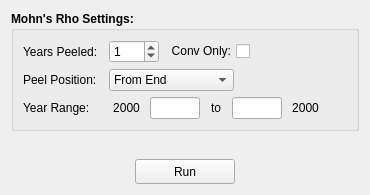
<?xml version="1.0" encoding="UTF-8"?>
<ui version="4.0">
 <class>Form</class>
 <widget class="QWidget" name="Form">
  <property name="geometry">
   <rect>
    <x>0</x>
    <y>0</y>
    <width>370</width>
    <height>195</height>
   </rect>
  </property>
  <property name="sizePolicy">
   <sizepolicy hsizetype="Expanding" vsizetype="Preferred">
    <horstretch>0</horstretch>
    <verstretch>0</verstretch>
   </sizepolicy>
  </property>
  <property name="windowTitle">
   <string>Form</string>
  </property>
  <layout class="QVBoxLayout" name="verticalLayout">
   <item>
    <widget class="QGroupBox" name="Diagnostic_Tab2_SettingsGB">
     <property name="sizePolicy">
      <sizepolicy hsizetype="Expanding" vsizetype="Preferred">
       <horstretch>0</horstretch>
       <verstretch>0</verstretch>
      </sizepolicy>
     </property>
     <property name="font">
      <font>
       <weight>75</weight>
       <bold>true</bold>
      </font>
     </property>
     <property name="whatsThis">
      <string>&lt;html&gt;&lt;head/&gt;&lt;body&gt;&lt;p align=&quot;center&quot;&gt;&lt;span style=&quot; font-weight:600;&quot;&gt;Mohn's Rho&lt;/span&gt;&lt;/p&gt;&lt;p&gt;Mohn's Rho is a metric used to describe the degree of retrospectivity (i.e. a retrospective pattern) for a particular variable. It takes an average of the relative differences of an estimate from a truncated time series assessment and an estimate from a full time series assessment. The truncated time series assessments are referred to as &amp;quot;peels&amp;quot;.&lt;/p&gt;&lt;/body&gt;&lt;/html&gt;</string>
     </property>
     <property name="title">
      <string>Mohn's Rho Settings:</string>
     </property>
     <layout class="QVBoxLayout" name="verticalLayout_2">
      <item>
       <layout class="QHBoxLayout" name="horizontalLayout_3">
        <item>
         <widget class="QLabel" name="Diagnostic_Tab2_NumPeelsLBL">
          <property name="sizePolicy">
           <sizepolicy hsizetype="Fixed" vsizetype="Preferred">
            <horstretch>0</horstretch>
            <verstretch>0</verstretch>
           </sizepolicy>
          </property>
          <property name="minimumSize">
           <size>
            <width>80</width>
            <height>0</height>
           </size>
          </property>
          <property name="maximumSize">
           <size>
            <width>80</width>
            <height>16777215</height>
           </size>
          </property>
          <property name="font">
           <font>
            <weight>50</weight>
            <bold>false</bold>
           </font>
          </property>
          <property name="toolTip">
           <string>The number of years removed from the time series</string>
          </property>
          <property name="statusTip">
           <string>The number of years removed from the time series</string>
          </property>
          <property name="whatsThis">
           <string>&lt;html&gt;&lt;head/&gt;&lt;body&gt;&lt;p align=&quot;center&quot;&gt;&lt;span style=&quot; font-weight:600;&quot;&gt;Peeled Years&lt;/span&gt;&lt;/p&gt;&lt;p&gt;Peeled years refer to the number of years removed from the time series. For example, if the time series is 20 years long, starting with the year 2000, and the user selects 3 years to be peeled from the end, Mohn's Rho will be calculated using the time ranges [2000,2017], [2000,2018], and [2000,2019].&lt;/p&gt;&lt;/body&gt;&lt;/html&gt;</string>
          </property>
          <property name="text">
           <string>Years Peeled:</string>
          </property>
         </widget>
        </item>
        <item>
         <widget class="QSpinBox" name="Diagnostic_Tab2_NumPeelsSB">
          <property name="sizePolicy">
           <sizepolicy hsizetype="MinimumExpanding" vsizetype="Fixed">
            <horstretch>0</horstretch>
            <verstretch>0</verstretch>
           </sizepolicy>
          </property>
          <property name="minimumSize">
           <size>
            <width>50</width>
            <height>0</height>
           </size>
          </property>
          <property name="maximumSize">
           <size>
            <width>50</width>
            <height>16777215</height>
           </size>
          </property>
          <property name="font">
           <font>
            <weight>50</weight>
            <bold>false</bold>
           </font>
          </property>
          <property name="toolTip">
           <string>The number of years removed from the time series</string>
          </property>
          <property name="statusTip">
           <string>The number of years removed from the time series</string>
          </property>
          <property name="whatsThis">
           <string>&lt;html&gt;&lt;head/&gt;&lt;body&gt;&lt;p align=&quot;center&quot;&gt;&lt;span style=&quot; font-weight:600;&quot;&gt;Peeled Years&lt;/span&gt;&lt;/p&gt;&lt;p&gt;Peeled years refer to the number of years removed from the time series. For example, if the time series is 20 years long, starting with the year 2000, and the user selects 3 years to be peeled from the end, Mohn's Rho will be calculated using the time ranges [2000,2017], [2000,2018], and [2000,2019].&lt;/p&gt;&lt;/body&gt;&lt;/html&gt;</string>
          </property>
          <property name="value">
           <number>1</number>
          </property>
         </widget>
        </item>
        <item>
         <widget class="QCheckBox" name="Diagnostic_Tab2_ConvOnlyCB">
          <property name="font">
           <font>
            <weight>50</weight>
            <bold>false</bold>
           </font>
          </property>
          <property name="toolTip">
           <string>Allow only converged runs</string>
          </property>
          <property name="statusTip">
           <string>Allow only converged runs</string>
          </property>
          <property name="whatsThis">
           <string>&lt;html&gt;&lt;head/&gt;&lt;body&gt;&lt;p align=&quot;center&quot;&gt;&lt;span style=&quot; font-weight:600;&quot;&gt;Allow Converged Runs&lt;/span&gt;&lt;/p&gt;&lt;p&gt;A retrospective analysis involves as many runs as years peeled selected by the user. If any of these runs shouldn't converge, then checking this box could result in a model running forever. Therefore, it's recommended that this box only be checked if the user is sure all the retrospective analysis runs will converge.&lt;/p&gt;&lt;/body&gt;&lt;/html&gt;</string>
          </property>
          <property name="layoutDirection">
           <enum>Qt::RightToLeft</enum>
          </property>
          <property name="text">
           <string>Conv Only:</string>
          </property>
         </widget>
        </item>
        <item>
         <spacer name="horizontalSpacer_3">
          <property name="orientation">
           <enum>Qt::Horizontal</enum>
          </property>
          <property name="sizeHint" stdset="0">
           <size>
            <width>40</width>
            <height>20</height>
           </size>
          </property>
         </spacer>
        </item>
       </layout>
      </item>
      <item>
       <layout class="QHBoxLayout" name="Diagnostic_Tab2_PeelPositionLT">
        <item>
         <widget class="QLabel" name="Diagnostic_Tab2_PeelPositionLBL">
          <property name="sizePolicy">
           <sizepolicy hsizetype="Fixed" vsizetype="Preferred">
            <horstretch>0</horstretch>
            <verstretch>0</verstretch>
           </sizepolicy>
          </property>
          <property name="minimumSize">
           <size>
            <width>80</width>
            <height>0</height>
           </size>
          </property>
          <property name="maximumSize">
           <size>
            <width>80</width>
            <height>16777215</height>
           </size>
          </property>
          <property name="font">
           <font>
            <weight>50</weight>
            <bold>false</bold>
           </font>
          </property>
          <property name="toolTip">
           <string>The position in the time series where the truncation takes place</string>
          </property>
          <property name="statusTip">
           <string>The position in the time series where the truncation takes place</string>
          </property>
          <property name="whatsThis">
           <string>&lt;html&gt;&lt;head/&gt;&lt;body&gt;&lt;p align=&quot;center&quot;&gt;&lt;span style=&quot; font-weight:600;&quot;&gt;Peeled Years&lt;/span&gt;&lt;/p&gt;&lt;p&gt;Peeled years refer to the number of years removed from the time series. For example, if the time series is 20 years long, starting with the year 2000, and the user selects 3 years to be peeled from the end, Mohn's Rho will be calculated using the time ranges [2000,2017], [2000,2018], and [2000,2019].&lt;/p&gt;&lt;/body&gt;&lt;/html&gt;</string>
          </property>
          <property name="text">
           <string>Peel Position:</string>
          </property>
         </widget>
        </item>
        <item>
         <widget class="QComboBox" name="Diagnostic_Tab2_PeelPositionCMB">
          <property name="sizePolicy">
           <sizepolicy hsizetype="MinimumExpanding" vsizetype="Fixed">
            <horstretch>0</horstretch>
            <verstretch>0</verstretch>
           </sizepolicy>
          </property>
          <property name="minimumSize">
           <size>
            <width>125</width>
            <height>0</height>
           </size>
          </property>
          <property name="maximumSize">
           <size>
            <width>125</width>
            <height>16777215</height>
           </size>
          </property>
          <property name="font">
           <font>
            <weight>50</weight>
            <bold>false</bold>
           </font>
          </property>
          <property name="toolTip">
           <string>The position in the time series where the truncation takes place</string>
          </property>
          <property name="statusTip">
           <string>The position in the time series where the truncation takes place</string>
          </property>
          <property name="whatsThis">
           <string>&lt;html&gt;&lt;head/&gt;&lt;body&gt;&lt;p align=&quot;center&quot;&gt;&lt;span style=&quot; font-weight:600;&quot;&gt;Peeled Years&lt;/span&gt;&lt;/p&gt;&lt;p&gt;Peeled years refer to the number of years removed from the time series. For example, if the time series is 20 years long, starting with the year 2000, and the user selects 3 years to be peeled from the end, Mohn's Rho will be calculated using the time ranges [2000,2017], [2000,2018], and [2000,2019].&lt;/p&gt;&lt;/body&gt;&lt;/html&gt;</string>
          </property>
          <item>
           <property name="text">
            <string>From End</string>
           </property>
          </item>
          <item>
           <property name="text">
            <string>From Beginning</string>
           </property>
          </item>
         </widget>
        </item>
        <item>
         <spacer name="horizontalSpacer_2">
          <property name="orientation">
           <enum>Qt::Horizontal</enum>
          </property>
          <property name="sizeHint" stdset="0">
           <size>
            <width>0</width>
            <height>0</height>
           </size>
          </property>
         </spacer>
        </item>
       </layout>
      </item>
      <item>
       <layout class="QHBoxLayout" name="horizontalLayout">
        <item>
         <widget class="QLabel" name="Diagnostic_Tab2_YearRangeLBL">
          <property name="sizePolicy">
           <sizepolicy hsizetype="Fixed" vsizetype="Preferred">
            <horstretch>0</horstretch>
            <verstretch>0</verstretch>
           </sizepolicy>
          </property>
          <property name="minimumSize">
           <size>
            <width>80</width>
            <height>0</height>
           </size>
          </property>
          <property name="maximumSize">
           <size>
            <width>80</width>
            <height>16777215</height>
           </size>
          </property>
          <property name="font">
           <font>
            <weight>50</weight>
            <bold>false</bold>
           </font>
          </property>
          <property name="toolTip">
           <string>The year range as defined by the above Peel data</string>
          </property>
          <property name="statusTip">
           <string>The year range as defined by the above Peel data</string>
          </property>
          <property name="whatsThis">
           <string>&lt;html&gt;&lt;head/&gt;&lt;body&gt;&lt;p align=&quot;center&quot;&gt;&lt;span style=&quot; font-weight:600;&quot;&gt;Peeled Years&lt;/span&gt;&lt;/p&gt;&lt;p&gt;Peeled years refer to the number of years removed from the time series. For example, if the time series is 20 years long, starting with the year 2000, and the user selects 3 years to be peeled from the end, Mohn's Rho will be calculated using the time ranges [2000,2017], [2000,2018], and [2000,2019].&lt;/p&gt;&lt;/body&gt;&lt;/html&gt;</string>
          </property>
          <property name="text">
           <string>Year Range:</string>
          </property>
         </widget>
        </item>
        <item>
         <widget class="QLabel" name="Diagnostic_Tab2_MinYearLBL">
          <property name="sizePolicy">
           <sizepolicy hsizetype="Fixed" vsizetype="Preferred">
            <horstretch>0</horstretch>
            <verstretch>0</verstretch>
           </sizepolicy>
          </property>
          <property name="minimumSize">
           <size>
            <width>35</width>
            <height>0</height>
           </size>
          </property>
          <property name="maximumSize">
           <size>
            <width>35</width>
            <height>16777215</height>
           </size>
          </property>
          <property name="font">
           <font>
            <weight>50</weight>
            <bold>false</bold>
           </font>
          </property>
          <property name="toolTip">
           <string>First year of time series</string>
          </property>
          <property name="statusTip">
           <string>First year of time series</string>
          </property>
          <property name="whatsThis">
           <string>&lt;html&gt;&lt;head/&gt;&lt;body&gt;&lt;p align=&quot;center&quot;&gt;&lt;span style=&quot; font-weight:600;&quot;&gt;Peeled Years&lt;/span&gt;&lt;/p&gt;&lt;p&gt;Peeled years refer to the number of years removed from the time series. For example, if the time series is 20 years long, starting with the year 2000, and the user selects 3 years to be peeled from the end, Mohn's Rho will be calculated using the time ranges [2000,2017], [2000,2018], and [2000,2019].&lt;/p&gt;&lt;/body&gt;&lt;/html&gt;</string>
          </property>
          <property name="text">
           <string>2000</string>
          </property>
          <property name="alignment">
           <set>Qt::AlignCenter</set>
          </property>
         </widget>
        </item>
        <item>
         <widget class="QLineEdit" name="Diagnostic_Tab2_MinYearLE">
          <property name="enabled">
           <bool>true</bool>
          </property>
          <property name="sizePolicy">
           <sizepolicy hsizetype="MinimumExpanding" vsizetype="Fixed">
            <horstretch>0</horstretch>
            <verstretch>0</verstretch>
           </sizepolicy>
          </property>
          <property name="minimumSize">
           <size>
            <width>50</width>
            <height>0</height>
           </size>
          </property>
          <property name="maximumSize">
           <size>
            <width>50</width>
            <height>16777215</height>
           </size>
          </property>
          <property name="font">
           <font>
            <weight>50</weight>
            <bold>false</bold>
           </font>
          </property>
          <property name="toolTip">
           <string>First year of peel</string>
          </property>
          <property name="statusTip">
           <string>First year of peel</string>
          </property>
          <property name="whatsThis">
           <string>&lt;html&gt;&lt;head/&gt;&lt;body&gt;&lt;p align=&quot;center&quot;&gt;&lt;span style=&quot; font-weight:600;&quot;&gt;Peeled Years&lt;/span&gt;&lt;/p&gt;&lt;p&gt;Peeled years refer to the number of years removed from the time series. For example, if the time series is 20 years long, starting with the year 2000, and the user selects 3 years to be peeled from the end, Mohn's Rho will be calculated using the time ranges [2000,2017], [2000,2018], and [2000,2019].&lt;/p&gt;&lt;/body&gt;&lt;/html&gt;</string>
          </property>
          <property name="text">
           <string/>
          </property>
          <property name="alignment">
           <set>Qt::AlignCenter</set>
          </property>
         </widget>
        </item>
        <item>
         <widget class="QLabel" name="Diagnostic_Tab2_YearRangeLBL_2">
          <property name="sizePolicy">
           <sizepolicy hsizetype="Fixed" vsizetype="Preferred">
            <horstretch>0</horstretch>
            <verstretch>0</verstretch>
           </sizepolicy>
          </property>
          <property name="minimumSize">
           <size>
            <width>20</width>
            <height>0</height>
           </size>
          </property>
          <property name="font">
           <font>
            <weight>50</weight>
            <bold>false</bold>
           </font>
          </property>
          <property name="whatsThis">
           <string>&lt;html&gt;&lt;head/&gt;&lt;body&gt;&lt;p align=&quot;center&quot;&gt;&lt;span style=&quot; font-weight:600;&quot;&gt;Peeled Years&lt;/span&gt;&lt;/p&gt;&lt;p&gt;Peeled years refer to the number of years removed from the time series. For example, if the time series is 20 years long, starting with the year 2000, and the user selects 3 years to be peeled from the end, Mohn's Rho will be calculated using the time ranges [2000,2017], [2000,2018], and [2000,2019].&lt;/p&gt;&lt;/body&gt;&lt;/html&gt;</string>
          </property>
          <property name="text">
           <string>to</string>
          </property>
          <property name="alignment">
           <set>Qt::AlignCenter</set>
          </property>
         </widget>
        </item>
        <item>
         <widget class="QLineEdit" name="Diagnostic_Tab2_MaxYearLE">
          <property name="enabled">
           <bool>true</bool>
          </property>
          <property name="sizePolicy">
           <sizepolicy hsizetype="MinimumExpanding" vsizetype="Fixed">
            <horstretch>0</horstretch>
            <verstretch>0</verstretch>
           </sizepolicy>
          </property>
          <property name="minimumSize">
           <size>
            <width>50</width>
            <height>0</height>
           </size>
          </property>
          <property name="maximumSize">
           <size>
            <width>50</width>
            <height>16777215</height>
           </size>
          </property>
          <property name="font">
           <font>
            <weight>50</weight>
            <bold>false</bold>
           </font>
          </property>
          <property name="toolTip">
           <string>Last year of peel</string>
          </property>
          <property name="statusTip">
           <string>Last year of peel</string>
          </property>
          <property name="whatsThis">
           <string>&lt;html&gt;&lt;head/&gt;&lt;body&gt;&lt;p align=&quot;center&quot;&gt;&lt;span style=&quot; font-weight:600;&quot;&gt;Peeled Years&lt;/span&gt;&lt;/p&gt;&lt;p&gt;Peeled years refer to the number of years removed from the time series. For example, if the time series is 20 years long, starting with the year 2000, and the user selects 3 years to be peeled from the end, Mohn's Rho will be calculated using the time ranges [2000,2017], [2000,2018], and [2000,2019].&lt;/p&gt;&lt;/body&gt;&lt;/html&gt;</string>
          </property>
          <property name="text">
           <string/>
          </property>
          <property name="alignment">
           <set>Qt::AlignCenter</set>
          </property>
         </widget>
        </item>
        <item>
         <widget class="QLabel" name="Diagnostic_Tab2_MaxYearLBL">
          <property name="sizePolicy">
           <sizepolicy hsizetype="Fixed" vsizetype="Preferred">
            <horstretch>0</horstretch>
            <verstretch>0</verstretch>
           </sizepolicy>
          </property>
          <property name="minimumSize">
           <size>
            <width>35</width>
            <height>0</height>
           </size>
          </property>
          <property name="maximumSize">
           <size>
            <width>35</width>
            <height>16777215</height>
           </size>
          </property>
          <property name="font">
           <font>
            <weight>50</weight>
            <bold>false</bold>
           </font>
          </property>
          <property name="toolTip">
           <string>Last year of time series</string>
          </property>
          <property name="statusTip">
           <string>Last year of time series</string>
          </property>
          <property name="whatsThis">
           <string>&lt;html&gt;&lt;head/&gt;&lt;body&gt;&lt;p align=&quot;center&quot;&gt;&lt;span style=&quot; font-weight:600;&quot;&gt;Peeled Years&lt;/span&gt;&lt;/p&gt;&lt;p&gt;Peeled years refer to the number of years removed from the time series. For example, if the time series is 20 years long, starting with the year 2000, and the user selects 3 years to be peeled from the end, Mohn's Rho will be calculated using the time ranges [2000,2017], [2000,2018], and [2000,2019].&lt;/p&gt;&lt;/body&gt;&lt;/html&gt;</string>
          </property>
          <property name="text">
           <string>2000</string>
          </property>
          <property name="alignment">
           <set>Qt::AlignCenter</set>
          </property>
         </widget>
        </item>
        <item>
         <spacer name="horizontalSpacer">
          <property name="orientation">
           <enum>Qt::Horizontal</enum>
          </property>
          <property name="sizeHint" stdset="0">
           <size>
            <width>40</width>
            <height>20</height>
           </size>
          </property>
         </spacer>
        </item>
       </layout>
      </item>
     </layout>
    </widget>
   </item>
   <item>
    <spacer name="verticalSpacer_2">
     <property name="orientation">
      <enum>Qt::Vertical</enum>
     </property>
     <property name="sizeType">
      <enum>QSizePolicy::Expanding</enum>
     </property>
     <property name="sizeHint" stdset="0">
      <size>
       <width>20</width>
       <height>20</height>
      </size>
     </property>
    </spacer>
   </item>
   <item>
    <layout class="QHBoxLayout" name="horizontalLayout_84">
     <item>
      <spacer name="horizontalSpacer_96">
       <property name="orientation">
        <enum>Qt::Horizontal</enum>
       </property>
       <property name="sizeHint" stdset="0">
        <size>
         <width>40</width>
         <height>20</height>
        </size>
       </property>
      </spacer>
     </item>
     <item>
      <widget class="QPushButton" name="Diagnostic_Tab2_RunPB">
       <property name="enabled">
        <bool>true</bool>
       </property>
       <property name="sizePolicy">
        <sizepolicy hsizetype="Fixed" vsizetype="Fixed">
         <horstretch>0</horstretch>
         <verstretch>0</verstretch>
        </sizepolicy>
       </property>
       <property name="minimumSize">
        <size>
         <width>100</width>
         <height>25</height>
        </size>
       </property>
       <property name="maximumSize">
        <size>
         <width>200</width>
         <height>16777215</height>
        </size>
       </property>
       <property name="toolTip">
        <string>Run Mohn's Rho Analysis</string>
       </property>
       <property name="statusTip">
        <string>Run Mohn's Rho Analysis</string>
       </property>
       <property name="text">
        <string>Run</string>
       </property>
      </widget>
     </item>
     <item>
      <spacer name="horizontalSpacer_97">
       <property name="orientation">
        <enum>Qt::Horizontal</enum>
       </property>
       <property name="sizeHint" stdset="0">
        <size>
         <width>40</width>
         <height>20</height>
        </size>
       </property>
      </spacer>
     </item>
    </layout>
   </item>
  </layout>
 </widget>
 <resources/>
 <connections/>
</ui>
